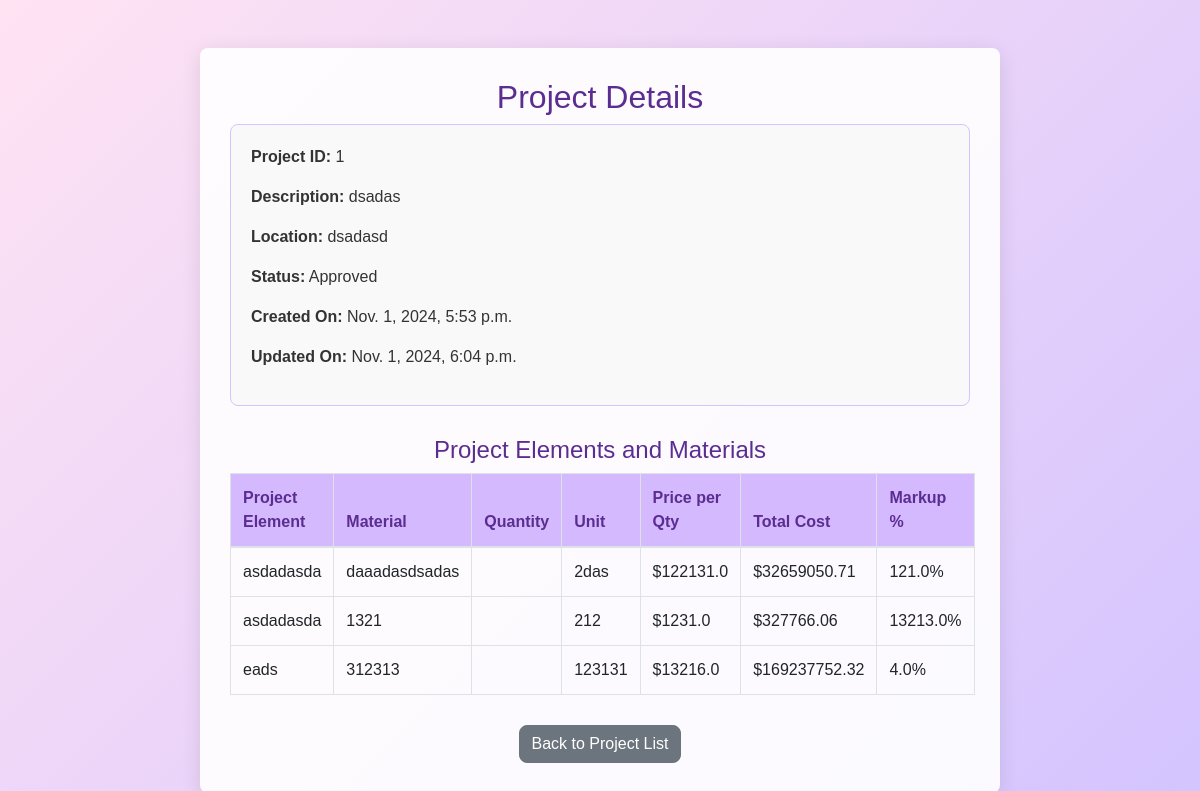
/projects/1/, run on the app's committed database.
### quotations/models.py (models this page shows, shortened)
class Project(models.Model):
    STATUS_CHOICES = [
        ("Pending", "Pending"),
        ("Approved", "Approved"),
        ("Declined", "Declined"),
        ("Completed", "Completed"),
    ]
    name = models.CharField(max_length=100)
    description = models.CharField(max_length=100)
    location = models.CharField(max_length=100)
    start_date = models.DateField(blank=True, null=True)
    end_date = models.DateField(blank=True, null=True)
    user = models.ForeignKey(User, on_delete=models.CASCADE, related_name="projects")
    status = models.CharField(
        max_length=20, choices=STATUS_CHOICES, default="Pending", blank=True, null=True
    )
    created_at = models.DateTimeField(auto_now_add=True)
    updated_at = models.DateTimeField(auto_now=True)
    approved_by_user = models.BooleanField(default=False)
    approved_by_admin = models.ForeignKey(
        User, null=True, blank=True, related_name="approved_projects", on_delete=models.SET_NULL
    )
    declined_by_admin = models.ForeignKey(
        User, null=True, blank=True, related_name="declined_projects", on_delete=models.SET_NULL
    )
    declined_by_user = models.BooleanField(default=False)

class ProjectElement(models.Model):
    project = models.ForeignKey(
        Project, on_delete=models.CASCADE, related_name="elements"
    )
    name = models.CharField(max_length=100)
    created_at = models.DateTimeField(auto_now_add=True)
    updated_at = models.DateTimeField(auto_now=True)

class Material(models.Model):
    element = models.ForeignKey(
        ProjectElement, related_name="materials", on_delete=models.CASCADE
    )
    name = models.CharField(max_length=255)
    qty = models.FloatField()
    unit = models.CharField(max_length=50)
    price_per_qty = models.FloatField()
    markup_percentage = models.FloatField()
    @property
    def total_cost(self):
        return self.qty * self.price_per_qty * (1 + self.markup_percentage / 100)

### quotations/views.py (the view, shortened to what this page needs)
# urls.py: path("projects/<int:project_id>/", views.project_detail, name="project_detail"),
def project_detail(request, project_id):
    project = get_object_or_404(Project, id=project_id)
    form = None
    return render(request, "project_detail.html", {"project": project, "form": form})

### quotations/views.py (called while the page is built)
def is_superuser(user):
    return user.is_superuser

### templates/project_detail.html (shortened to what this page needs)
{% load static %}
<!DOCTYPE html>
<html lang="en">
<head>
    <link rel="stylesheet" href="https://stackpath.bootstrapcdn.com/bootstrap/4.5.2/css/bootstrap.min.css">
</head>
<body>
    <div class="container mt-5">
        <div class="project-container">
            <h2>Project Details</h2>
            {% if user.is_superuser %}
                <form method="post">
                    {% csrf_token %}
                    {{ form.as_p }}
                    {% if form.errors %}
                        <div class="error-messages">
                            {% for field, errors in form.errors.items %}
                                <p>{{ field|capfirst }}: {{ errors|join:", " }}</p>
                            {% endfor %}
                        </div>
                    {% endif %}
                    <button type="submit" class="btn btn-primary">Save Changes</button>
                </form>
            {% else %}
                <div class="project-info">
                    <p><strong>Project ID:</strong> {{ project.id }}</p>
                    <p><strong>Description:</strong> {{ project.description }}</p>
                    <p><strong>Location:</strong> {{ project.location }}</p>
                    <p><strong>Status:</strong> {{ project.status }}</p>
                    <p><strong>Created On:</strong> {{ project.created_at }}</p>
                    <p><strong>Updated On:</strong> {{ project.updated_at }}</p>
                </div>
            {% endif %}
            <h4>Project Elements and Materials</h4>
            <table class="table table-bordered material-table">
                <thead>
                    <tr>
                        <th>Project Element</th>
                        <th>Material</th>
                        <th>Quantity</th>
                        <th>Unit</th>
                        <th>Price per Qty</th>
                        <th>Total Cost</th>
                        <th>Markup %</th>
                    </tr>
                </thead>
                <tbody>
                    {% for element in project.elements.all %}
                        {% for material in element.materials.all %}
                            <tr>
                                <td>{{ element.name }}</td>
                                <td>{{ material.name }}</td>
                                <td>{{ material.quantity }}</td>
                                <td>{{ material.unit }}</td>
                                <td>${{ material.price_per_qty }}</td>
                                <td>${{ material.total_cost }}</td>
                                <td>{{ material.markup_percentage }}%</td>
                            </tr>
                        {% endfor %}
                    {% endfor %}
                </tbody>
            </table>
            <div class="text-center">
                <a href="{% url 'project_list' %}" class="btn btn-secondary">Back to Project List</a>
            </div>
        </div>
    </div>
</body>
</html>

### templates/project_detail.html (style rules this page uses)
body { background: linear-gradient(135deg, #ffe3f3, #d4c4ff); font-family: Arial, sans-serif; color: #333; }
.project-container { max-width: 800px; margin: auto; padding: 30px; background-color: rgba(255, 255, 255, 0.9); border-radius: 8px; box-shadow: 0 4px 20px rgba(0, 0, 0, 0.1); }
h2, h4 { text-align: center; color: #5c2d91; }
.project-info { margin-bottom: 30px; padding: 20px; border: 1px solid #d4c4ff; border-radius: 8px; background-color: #f9f9f9; }
.material-table { width: 100%; margin-bottom: 20px; }
.material-table th, .material-table td { text-align: left; }
.btn { margin-top: 10px; border-radius: 8px; }
.btn-secondary { background-color: #6c757d; }
.material-table th { background-color: #d4b9ff; color: #5c2d91; }

### data on the page
Project: id "1", description "dsadas", location "dsadasd", status "Approved", created_at "Nov. 1, 2024, 5:53 p.m.", updated_at "Nov. 1, 2024, 6:04 p.m."
ProjectElement: name "asdadasda"
Material: name "daaadasdsadas", unit "2das", price_per_qty "122131.0", total_cost "32659050.71", markup_percentage "121.0"
Material: name "1321", unit "212", price_per_qty "1231.0", total_cost "327766.06", markup_percentage "13213.0"
ProjectElement: name "eads"
Material: name "312313", unit "123131", price_per_qty "13216.0", total_cost "169237752.32", markup_percentage "4.0"
